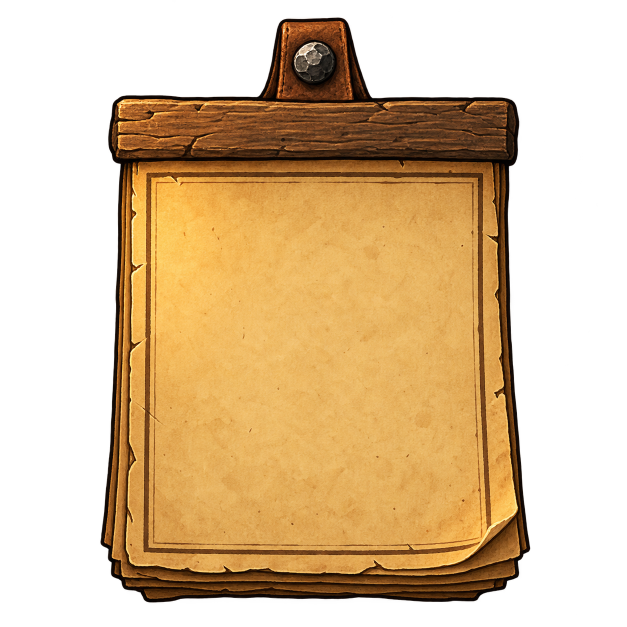
#> input picture Anzeigetafeln/assets/images/board-calendar/calendar-leaves-v1.png, 1254 x 1254 px (shown at 1/2 size); its folder holds only this picture in this run
$ python prepare-calendar-art.py
#> lines starting #> are read from the running program, lines starting #| are printed output that depends on the picture
"""Package the generated calendar and its ten numeral sprites; retain original PNGs."""
from pathlib import Path
from PIL import Image
import hashlib
import json

ROOT = Path(__file__).resolve().parents[1] / 'assets/images/board-calendar'


def visible_bounds(image):
    return image.getchannel('A').point(lambda alpha: 255 if alpha >= 16 else 0).getbbox()


def record(path):
    with Image.open(path) as image:
        return dict(file=path.name, width=image.width, height=image.height,
                    hasTransparency=image.mode == 'RGBA' and image.getchannel('A').getextrema()[0] == 0,
                    sha256=hashlib.sha256(path.read_bytes()).hexdigest())


calendars = []
for version in [1, 2]:
    source = ROOT / f'calendar-leaves-v{version}.png'
    if not source.exists():
        continue
    calendar = Image.open(source).convert('RGBA')
#> calendar is the input picture: PIL image 1254x1254 RGBA; mean R, G, B, A 99.8, 72.7, 35.9, 134.1
    bounds = visible_bounds(calendar)
#> bounds = (201, 34, 1061, 1206)
    calendar = calendar.crop(bounds)
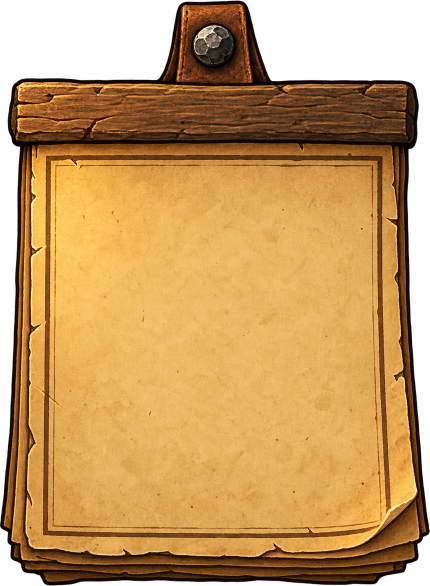
#> calendar: PIL image 860x1172 RGBA (shown at 1/2 size); mean R, G, B, A 155.7, 113.4, 55.9, 209.2; transparent parts drawn white
    calendar.thumbnail((700, 900), Image.Resampling.LANCZOS)
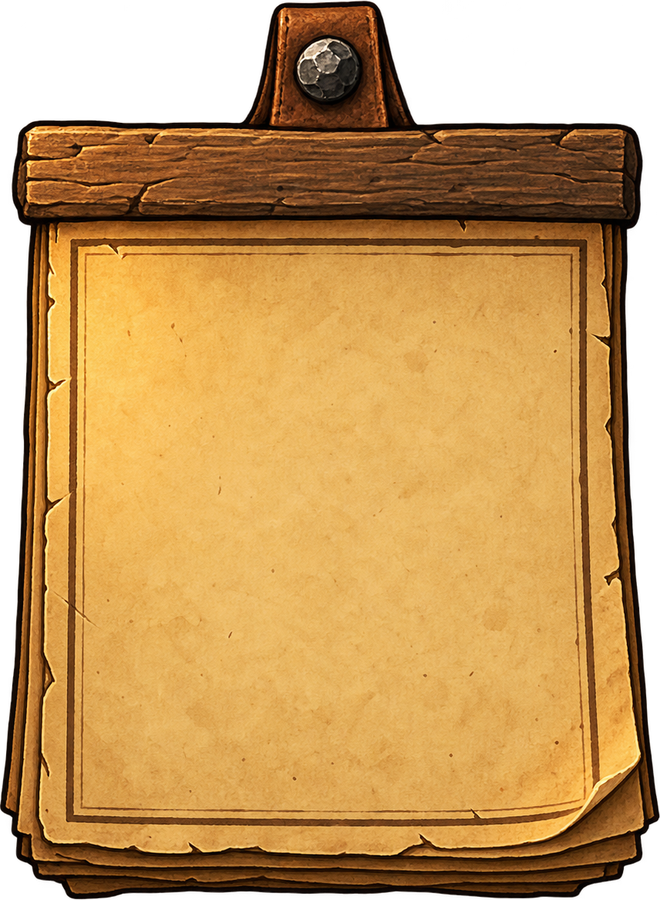
#> calendar: PIL image 660x900 RGBA; mean R, G, B, A 154.9, 113.2, 55.4, 209.2; transparent parts drawn white
    target = ROOT / f'calendar-leaves-v{version}.webp'
#> (the run stopped early here; a loop or call above may not have finished)
